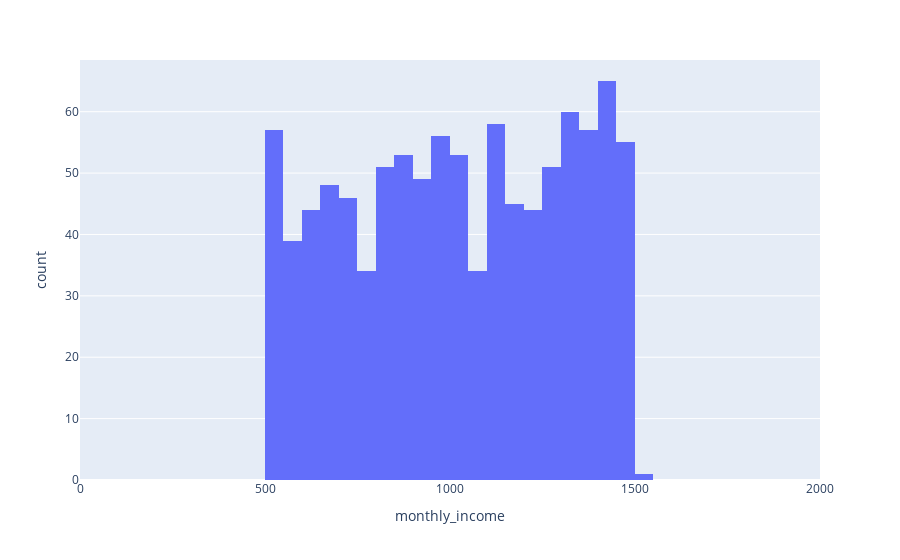

The notebook cell this image was saved under:
### Code cell
import plotly.express as px

# Remplacez "monthly_income" par le nom de la colonne contenant les données de revenu mensuel dans votre dataframe
fig = px.histogram(df, x="monthly_income", nbins=20, range_x=[0, 2000])

# Afficher l'histogramme
fig.show()

### Figure 1 — Plotly figure (JSON) as saved in the notebook; plotly's stock layout.template omitted (floating-point values rounded to 4 significant figures; data arrays with more than 128 entries replaced by an {"elided": "..."} marker saying what was removed)
{"data": [{"alignmentgroup": "True", "bingroup": "x", "hovertemplate": "monthly_income=%{x}<br>count=%{y}<extra></extra>", "legendgroup": "", "marker": {"color": "#636efa", "pattern": {"shape": ""}}, "name": "", "nbinsx": 20, "offsetgroup": "", "orientation": "v", "showlegend": false, "type": "histogram", "x": {"elided": "1000 int values"}, "xaxis": "x", "yaxis": "y"}], "layout": {"barmode": "relative", "legend": {"tracegroupgap": 0}, "margin": {"t": 60}, "xaxis": {"anchor": "y", "domain": [0, 1], "range": [0, 2000], "title": {"text": "monthly_income"}}, "yaxis": {"anchor": "x", "domain": [0, 1], "title": {"text": "count"}}}}
